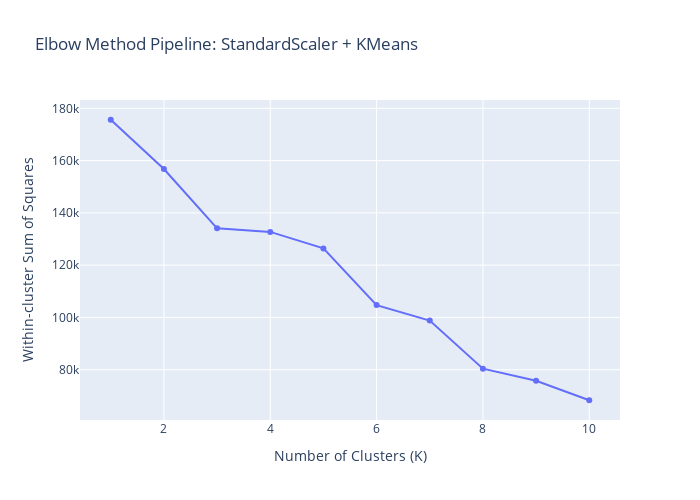

Notebook cell for this chart:
### Code cell
# Elbow method
K_values = list(range(1, 11))
wcss = []

for k in K_values:
    pipe.set_params(kmeans__n_clusters=k)
    pipe.fit(X_data)
    wcss.append(pipe['kmeans'].inertia_)

# Visualizing wcss versus k
fig = px.line(
    x=K_values,
    y=wcss,
    markers=True,
    title="Elbow Method Pipeline: StandardScaler + KMeans",
    labels={"x": "Number of Clusters (K)", "y": "Within-cluster Sum of Squares"}
)
fig.update_layout(height=500, width=700)
fig.show()

### Figure 1 — Plotly figure (JSON) as saved in the notebook; plotly's stock layout.template omitted (floating-point values rounded to 4 significant figures)
{"data": [{"hovertemplate": "Number of Clusters (K)=%{x}<br>Within-cluster Sum of Squares=%{y}<extra></extra>", "legendgroup": "", "line": {"color": "#636efa", "dash": "solid"}, "marker": {"symbol": "circle"}, "mode": "lines+markers", "name": "", "orientation": "v", "showlegend": false, "type": "scatter", "x": [1, 2, 3, 4, 5, 6, 7, 8, 9, 10], "xaxis": "x", "y": [175600.0, 156800.0, 134100.0, 132700.0, 126400.0, 104700.0, 98800.0, 80390.0, 75740.0, 68310.0], "yaxis": "y"}], "layout": {"height": 500, "legend": {"tracegroupgap": 0}, "title": {"text": "Elbow Method Pipeline: StandardScaler + KMeans"}, "width": 700, "xaxis": {"anchor": "y", "domain": [0, 1], "title": {"text": "Number of Clusters (K)"}}, "yaxis": {"anchor": "x", "domain": [0, 1], "title": {"text": "Within-cluster Sum of Squares"}}}}
